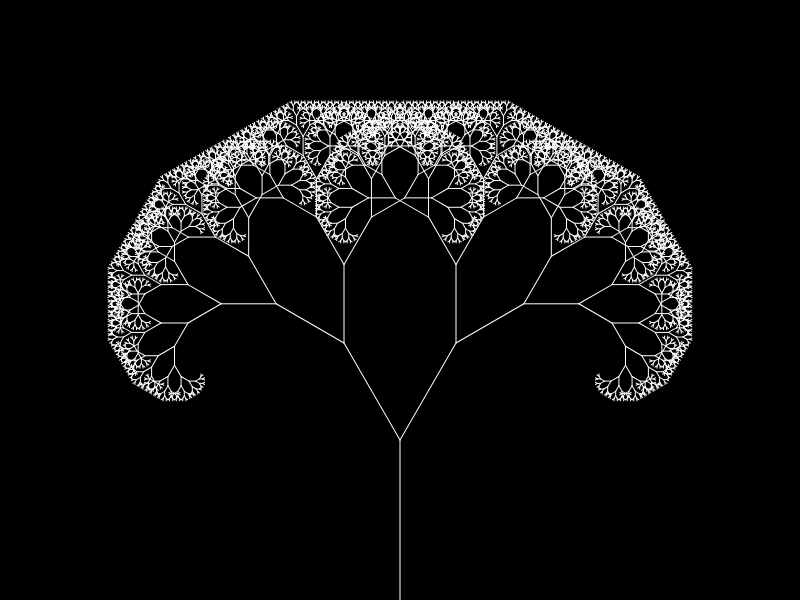
Frame 1 (no input)
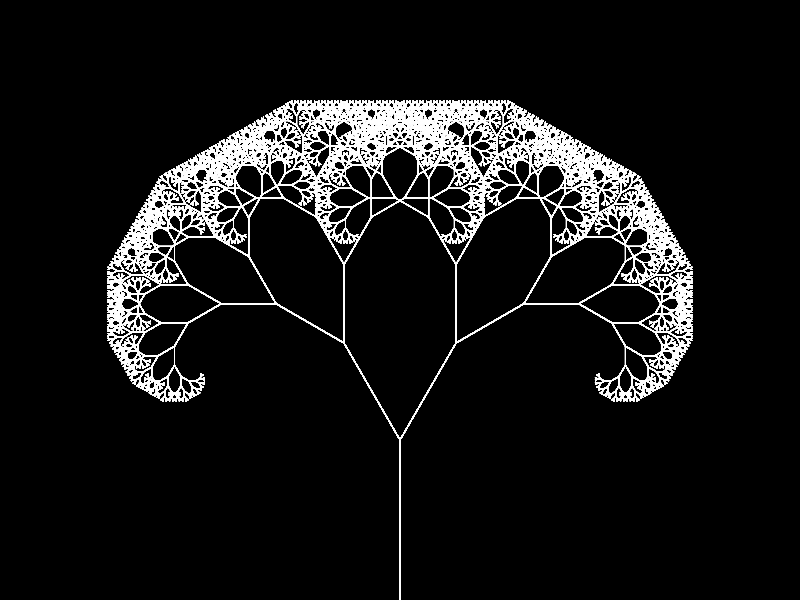
Frame 60 (no input)
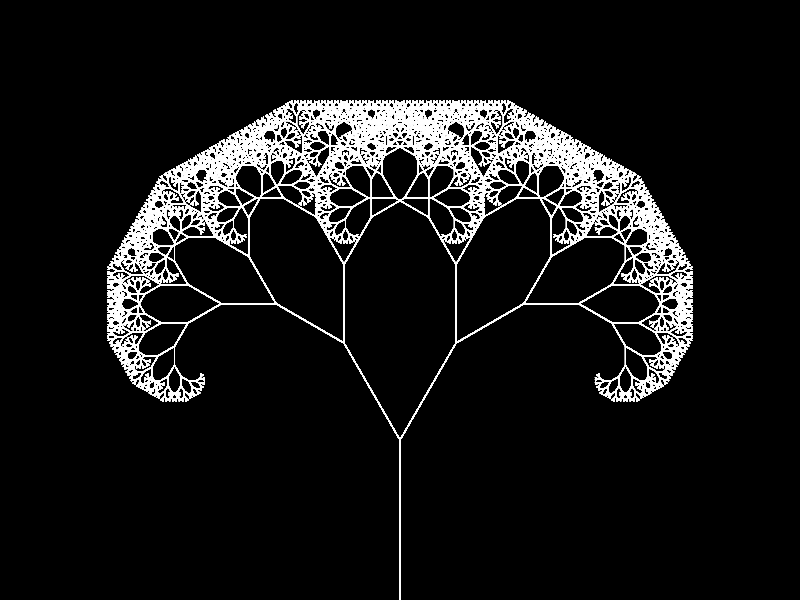
Frame 120 (the mouse pressed at the canvas centre since frame 60)

The p5.js sketch that drew these frames (run headless with seeded random() and noise() and a simulated clock; from frame 60 on, the mouse is pressed at the canvas centre):

// p5.js sketch
// ── sketch.js
var stem_length=160;
var branch_deg=30;
var reduced_rate=0.7;
var theta;

function setup() {
    // put setup code here
    createCanvas(800, 600);
    background(0);
    frameRate(30);
    stroke(255);
}

function draw() {
  // put drawing code here
  theta = radians(branch_deg);
  // Start the tree from the bottom of the screen
  translate(width/2,height);
  // Draw a line 120 pixels
  line(0,0,0,-stem_length);
  // Move to the end of that line
  translate(0,-stem_length);
  // Start the recursive branching!
  branches(stem_length);
}

function branches(h) {
  // Each branch will be 2/3rds the size of the previous one
  h *= reduced_rate;

  // All recursive functions must have an exit condition!!!!
  // Here, ours is when the length of the branch is 2 pixels or less
  if (h > 2) {
    push();    // Save the current state of transformation (i.e. where are we now)
    rotate(theta);
    line(0, 0, 0, -h);
    translate(0, -h);
    branches(h);
    pop();     // Whenever we get back here, we "pop" in order to restore the previous matrix state

    // Repeat the same thing, only branch off to the "left" this time!
    push();
    rotate(-theta);
    line(0, 0, 0, -h);
    translate(0, -h);
    branches(h);
    pop();
  }
}
